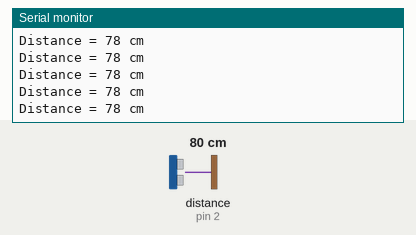
Recording of a sketch running on a simulated Arduino Uno, built with avr-gcc and run on an emulated ATmega328P. On the bench: the last lines printed to the serial monitor. Wiring (inferred from the names in the program): ultrasonic range finder: trigger pin 3; echo pin 2. Inputs (shaded band) come from the test bench; at power-on: distance to the obstacle (sensor on pin 2) 80 cm. The echo pulse lasts 58.3 µs per cm.

Above: at 1.2 s.
1.3 s: distance to the obstacle (sensor on pin 2) set to 2 cm
At 1.9 s:
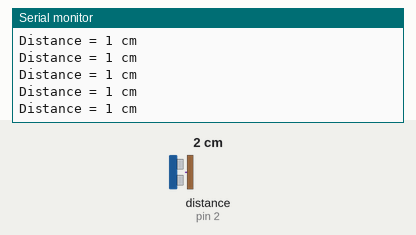
4.3 s: distance to the obstacle (sensor on pin 2) set to 120 cm
At 5.4 s:
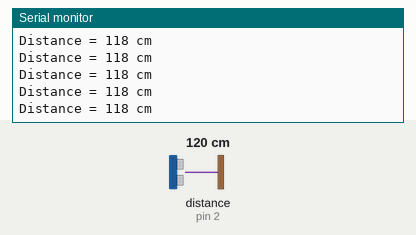
10.3 s: distance to the obstacle (sensor on pin 2) set to 4 cm
At 10.8 s:
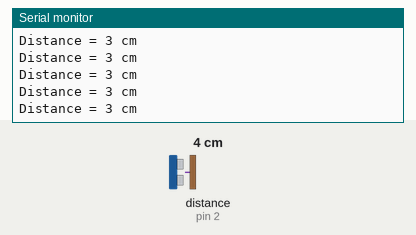
13.3 s: distance to the obstacle (sensor on pin 2) set to 18 cm
At 14.2 s:
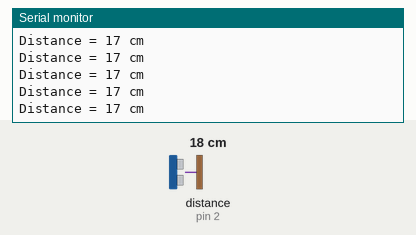
16.3 s: distance to the obstacle (sensor on pin 2) set to 9 cm
At 17.3 s:
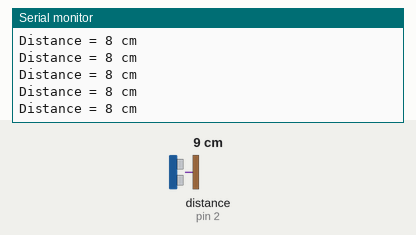
19.3 s: distance to the obstacle (sensor on pin 2) set to 250 cm
At 20.1 s:
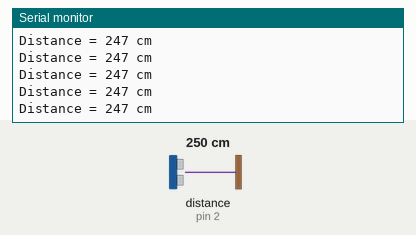
Timing chart, 0 to 22.3 s (numbered marks = the images above; inputs shaded):
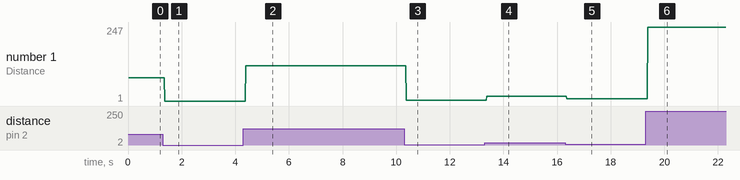

Measured:
- after the input at 1.3 s, the serial monitor: prints a new line after 0.08 s (image 1)
- after the input at 4.3 s, the serial monitor: prints a new line after 0.08 s (image 2)
- after the input at 10.3 s, the serial monitor: prints a new line after 0.07 s (image 3)
- after the input at 13.3 s, the serial monitor: prints a new line after 0.07 s (image 4)
- after the input at 16.3 s, the serial monitor: prints a new line after 0.07 s (image 5)
- after the input at 19.3 s, the serial monitor: prints a new line after 0.08 s (image 6)
- plotted number 1: 78 → 1 after the input at 1.3 s, 1 → 118 after the input at 4.3 s, 118 → 3 after the input at 10.3 s, 3 → 17 after the input at 13.3 s, 17 → 8 after the input at 16.3 s

The sketch:

Ultrasonic.ino
```cpp
#define trig 3
#define echo 2
long duration;
int distance;

void setup()
{
  pinMode(trig, OUTPUT);
  pinMode(echo, INPUT);
  Serial.begin(9600);
  Serial.println("Ultrasonic sensor HC-SR04");
}
void loop()
{
  digitalWrite(trig, LOW);
  delayMicroseconds(2);
  digitalWrite(trig, HIGH);
  delayMicroseconds(10);
  digitalWrite(trig, LOW);
  duration = pulseIn(echo, HIGH);
  distance = duration * 0.034 / 2;
  Serial.print("Distance = ");
  Serial.print(distance);
  Serial.println(" cm");
}
```
